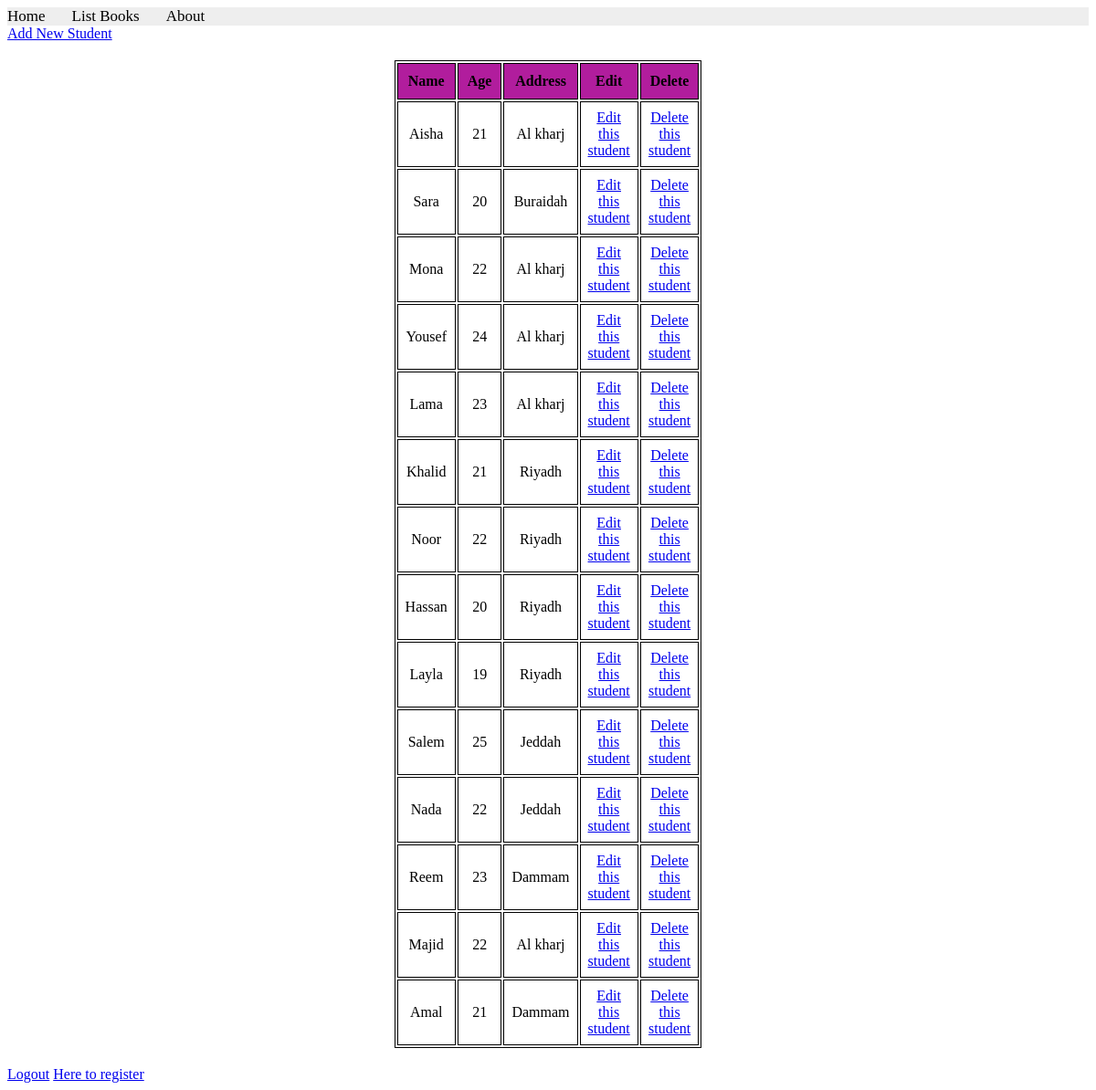
Page /books/students/list/ (signed in) on the committed database.
### apps/bookmodule/models.py (models this page shows, shortened)
class Student(models.Model):
    name=models.CharField(max_length = 50)
    age= models.IntegerField()
    address= models.ForeignKey(Address, on_delete=models.PROTECT)

class Address(models.Model):
    city=models.CharField(max_length = 50)

### apps/bookmodule/views.py (the view)
# urls.py: path('students/list/', views.list_students, name="list_students"),
def list_students(request):
    students = Student.objects.all()
    return render(request, 'bookmodule/list_students.html', {'students':students})

### apps/templates/bookmodule/list_students.html (shortened to what this page needs)
{% extends "layouts/base.html" %}
{% load static %}
{% block content %}
{% if user.is_authenticated %}
    <a href="{% url 'add_student' %}">Add New Student</a>
{% else %}
    <p>You need to be logged in to add or edit students.</p>
{% endif %}
<br/>
<table>
    <tr>
        <th>Name</th>
        <th>Age</th>
        <th>Address</th>
        <th>Edit</th>
        <th>Delete</th>
    </tr>
    {% for student in students %}
    <tr>
        <td>{{ student.name }}</td>
        <td>{{ student.age }}</td>
        <td>{{ student.address.city }}</td>
        <td>
            {% if user.is_authenticated %}
                <a href="{% url 'edit_student' student.id %}">Edit this student</a>
            {% else %}
                <p>You need to be logged in to edit students.</p>
            {% endif %}
        </td>
        <td>
            {% if user.is_authenticated %}
                <a href="{% url 'delete_student' student.id %}">Delete this student</a>
            {% else %}
                <p>You need to be logged in to delete students.</p>
            {% endif %}
        </td>
    </tr>
    {% endfor %}
</table>
{% if user.is_authenticated %}
    <a href="{% url 'logout' %}">Logout</a>
{% endif %}
<a href="{% url 'register' %}">Here to register</a>
{% endblock content %}

### apps/templates/bookmodule/list_students.html (style rules this page uses)
table { width: 20%; margin: 20px auto; font-size: 1em; font-family: Times New Roman; text-align: center; }
table, th, td { border: 1px solid black; }
th { background-color: rgb(177, 29, 157); padding: 10px; font-weight: bold; }
td { padding: 8px; }

### rows in the picture
Student: name "Aisha", age "21", address.city "Al kharj"
Student: name "Sara", age "20", address.city "Buraidah"
Student: name "Mona", age "22", address.city "Al kharj"
Student: name "Yousef", age "24", address.city "Al kharj"
Student: name "Lama", age "23", address.city "Al kharj"
Student: name "Khalid", age "21", address.city "Riyadh"
Student: name "Noor", age "22", address.city "Riyadh"
Student: name "Hassan", age "20", address.city "Riyadh"
Student: name "Layla", age "19", address.city "Riyadh"
Student: name "Salem", age "25", address.city "Jeddah"
Student: name "Nada", age "22", address.city "Jeddah"
Student: name "Reem", age "23", address.city "Dammam"
Student: name "Majid", age "22", address.city "Al kharj"
Student: name "Amal", age "21", address.city "Dammam"
